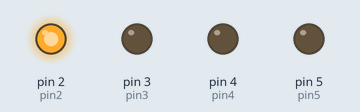
Simulated run of this sketch. Board: Arduino Uno, built with avr-gcc and run on an emulated ATmega328P. On the bench: output pins drawn as LEDs (lit = HIGH).

Above: at 0.05 s.
At 0.65 s:
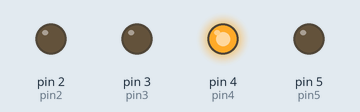
At 1.35 s:
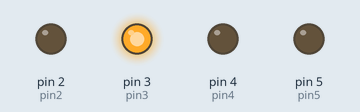
At 2.75 s:
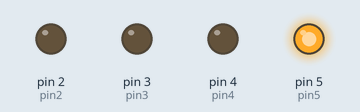
Timing chart, 0 to 3.0 s (numbered marks = the images above):
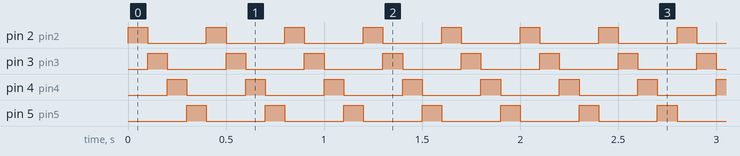

The sketch:

LED_loop.ino
```cpp
int pin2=2;
int pin3=3;
int pin4=4;
int pin5=5;
int time=100;
void setup() {
  // put your setup code here, to run once:
pinMode(pin2,OUTPUT);
pinMode(pin3,OUTPUT);
pinMode(pin4,OUTPUT);
pinMode(pin5,OUTPUT);
}

void loop() {
  // put your main code here, to run repeatedly:
for (int i=pin2; i<=pin5;i++){
  digitalWrite(i,HIGH);
  delay(time);
  digitalWrite(i,LOW);
}

}
```

Measured:
- by itself, pin 2 (pin2), pin 3 (pin3), pin 4 (pin4), pin 5 (pin5): alternates HIGH for 0.10 s and LOW for 0.30 s
